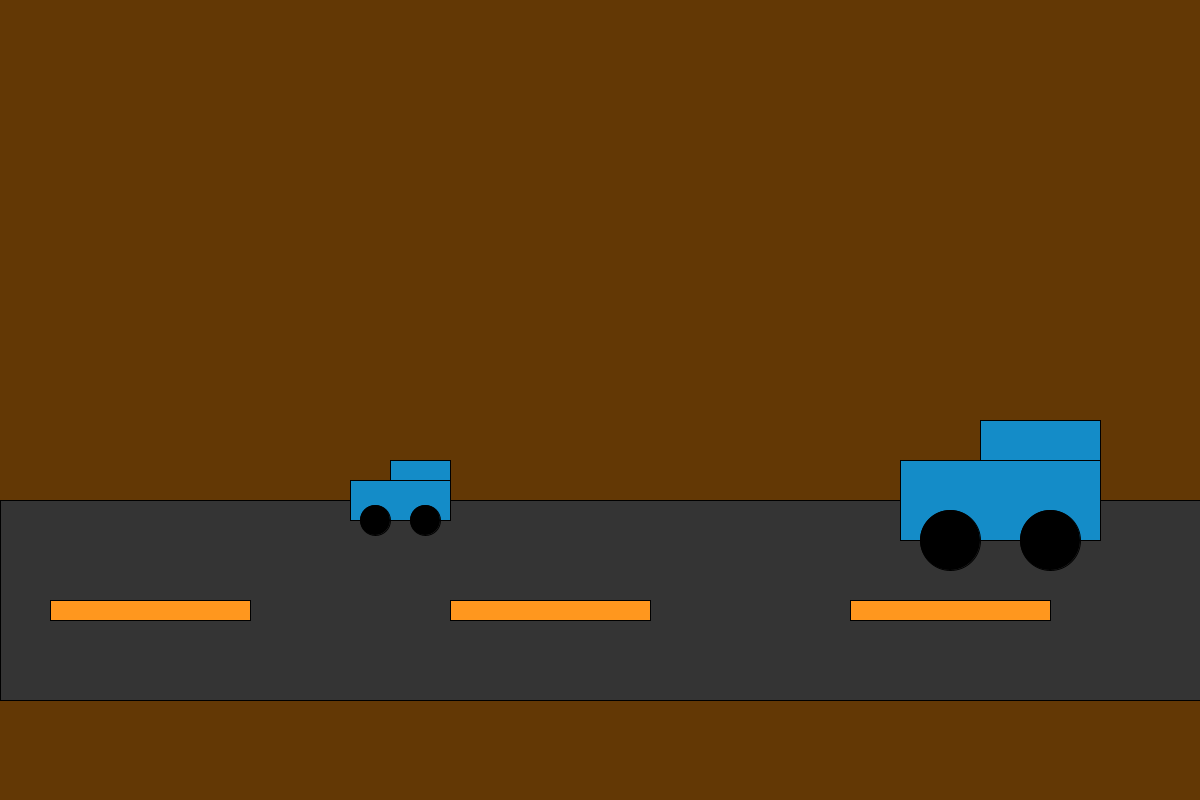
Frame 1 (no input)
Frame 60 (the mouse pressed at the canvas centre just before this capture): identical to frame 1, image omitted
Frame 120 (the mouse held since frame 60 and released just before this capture): identical to frame 1, image omitted

The Processing sketch that drew this single still picture (run headless with seeded random() and noise(); from frame 60 on, the mouse is pressed at the canvas centre):

// Processing sketch: sketch_5_b
// ── sketch_5_b.pde
void setup() {
  size(1200, 800);
}

void draw() {
  background(99, 56, 5);

  float roadY = 500;// 도로 기준 변수
  float gridRoad=10;// 모든 물체에 대한 크기 변수
  float carX=width/2, carY=roadY;// 자동차 중심 변수
  float gridCar=gridRoad*1;// 자동차에 대한 크기 변수

  drawRoad(500, 20); // 도로 함수 사용 (호출)하여 도로를 그림, 하늘과 가로수도 함수로 제공되니 사용하여 그려보자

  drawCar(400, 500, 10); // (400, 500) 위치에 크기가 10인 자동차
  drawCar(1000, 500, 20); // (1000, 500) 위치에 크기가 20인 자동차 
}

// ── car.pde
// 파라메터 변수는 함수를 호출하는 쪽에서 최종적으로 함수를 어떻게 사용할 것인가 결정해서 정해주는 값
// 예를 들어 자동차 그리기 함수에서는 자동차의 위치 (cx, cy)와 크기 (gr)는 
// 여기서 함수 정의할 때는 일단 어떤 값이 있다고 가정하고 만들고, 
// 실제로 이 함수를 사용하여 자동차 그릴 때 구체적인 값을 넣어줄 것이라는 뜻
// ***중요*** 파라메터 변수의 이름은 원래 변수의 이름과 완전히 달라야함. 꼭 주의!!! 
void drawCar(float cx, float cy, float gc) {
  // 자동차 그리기 carX > cx, carY > cy, gridCar > gr
  fill(20, 140, 200);
  rectMode(CENTER); // 도형의 중심을 변수로 설정하기 때문에, 기준이 되는 중심 사각형은 CENTER
  rect(cx, cy, 10*gc, 4*gc);
  rectMode(CORNER); // 자동차 머리 그릴 때는 사각형 그리는 기본이 CORNER
  // 자동차 머리의 시작점 (왼쪽위)는 몸통 중심에서 왼쪽(-)으로 10, 위(-)로 40 
  rect(cx-1*gc, cy-4*gc, 6*gc, 2*gc);
  fill(0);
  ellipse(cx-2.5*gc, cy+2*gc, 3*gc, 3*gc); // 왼쪽 바퀴, 자동차 바닥면이 타이어 중심 
  ellipse(cx+2.5*gc, cy+2*gc, 3*gc, 3*gc); // 오른쪽 
}

// ── road.pde
void drawRoad(float ry, float gr) {
  // 도로 gridRoad > gr, roadY > ry 
  float roadHeight=10*gr; 
  fill(52);
  rect(0, ry, width, roadHeight);
  // 중앙선
  fill(255, 151, 30);
  for(int x=50; x<width; x+=(20*gr)) { // 전체 반복 - 도로 크기도 자동차 크기에 비례해서 변하도록
    // 반복하면서 바뀌는 것과 바뀌지 않는 것을 구별하자
    // 바뀌는 것 - 점선의 x 위치
    // 바뀌지 않는 것 - 점선의 y위치, 너비, 높이 
    float lineX = x; // 반복문 변수 x에 따라서 같이 바뀜
    float lineY = ry+roadHeight/2; // 이 위치에 항상 고정 
    rect(lineX, lineY, 10*gr, 1*gr);
  }
}

// ── sky.pde
void drawSky(float ry, float gr) {
  // 하늘 그라데이션 roadY > ry, gridRoad > gr
  // 반복문 연습 - (1)일단 1개를 그린다, (2)그 다음에 반복 조건을 쓴다 (3) 반복하면서 변하는 것을 찾아내서 변수로 만든다
  // (4) 변수의 값이 어떻게 변하는지 수식으로 표현한다
  noStroke();
  int grads = ceil(ry/gr); // 나누어 떨어지지 않고 소수점이 남으면 무조건 올림 (하늘과 땅 사이 공백 안 생기게 마지막줄 그려줌)
  for(int i=0; i<grads; i++) {
    // 변하는 것 - 사각형의 y위치, 사각형의 색깔
    float sy = gr*i; // 세로로 위에서부터 몇 번째(i) 그라데이션인지, 이 위치의 그라데이션에 대한 색깔 아래에서 계산 
    float sr = 190 + float(220-190)/grads*i;
    float sg = 247 + float(110-247)/grads*i;
    float sb = 255 + float(1-255)/grads*i;
    fill(sr, sg, sb); // (190, 247, 255) ~ (220, 110, 1) 
    rect(0, sy, width, gr);
  }
}

// ── tree.pde
void drawTree(float ty, float gr) {
  // 가로수 treeY > ty, gridRoad > gr
  fill(20, 173, 3);
  for (int x=50; x<width; x+=(10*gr)) {
    float treeX = x;
    triangle(treeX, ty-3*gr, treeX-1.5*gr, ty, treeX+1.5*gr, ty);
  }
}
